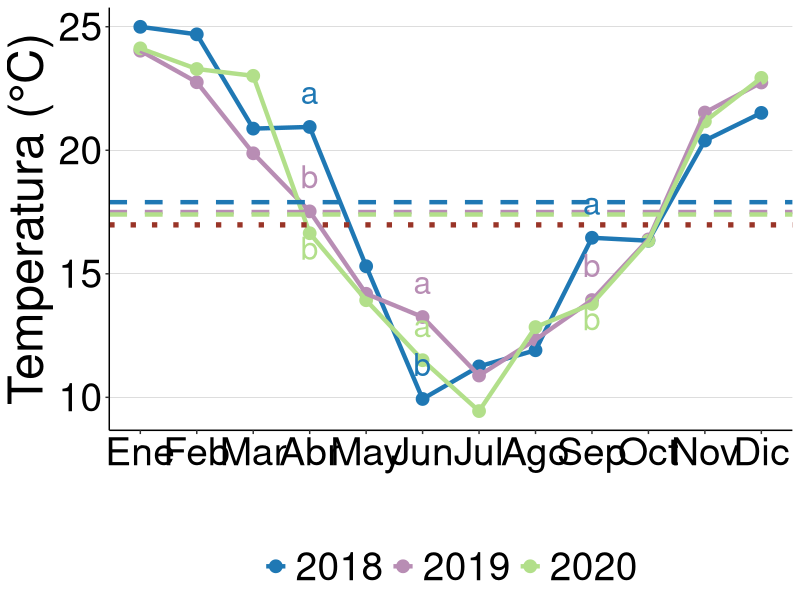
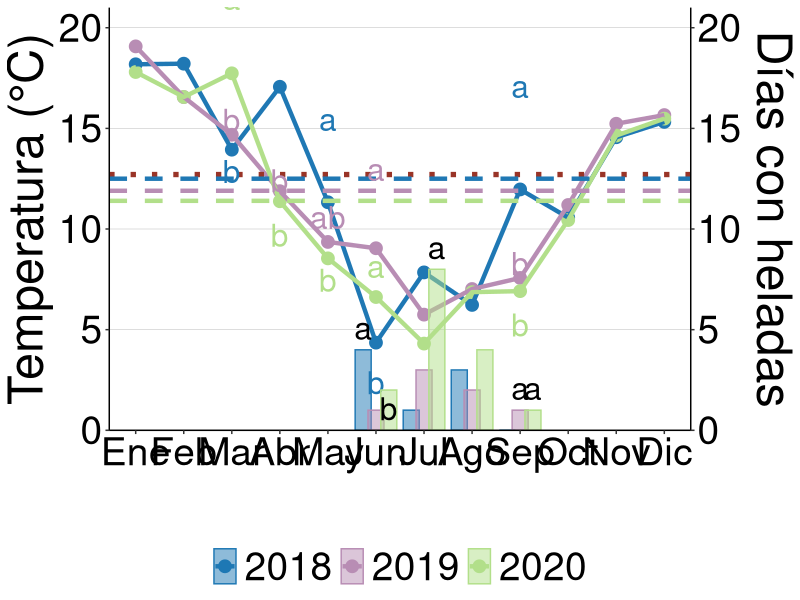
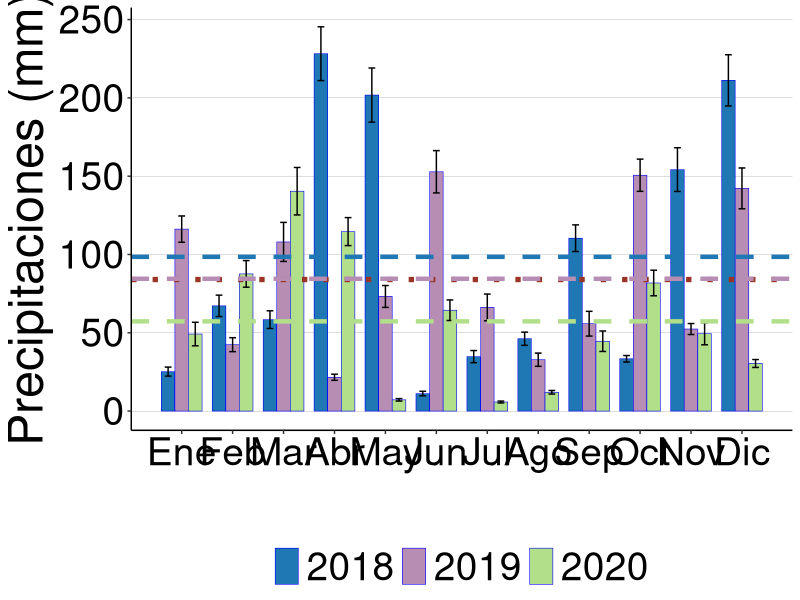

These charts were generated, in order, by the following R code:
## ---- chunk 1
knitr::opts_chunk$set(warning = FALSE, message = FALSE, echo = FALSE)

#Load library
library(readxl)

#Create object "db_met_mor" which contains climate data
db_met_mor <- read_excel("database.xlsx", sheet = "II_M_inta")
#Delete unnecessary columns
db_met_mor<-db_met_mor[,-c(13:28)]

db_met_mor$year<-as.factor(db_met_mor$year)
db_met_mor$date<-as.POSIXct(db_met_mor$date,format="%m-%d-%Y")

db_met_mor$temp_abr<-as.numeric(db_met_mor$temp_abr)
db_met_mor$temp_abr_min<-as.numeric(db_met_mor$temp_abr_min)
db_met_mor$pp_pluv<-as.numeric(db_met_mor$pp_pluv)
# db_met_mor$month<-factor(db_met_mor$month, levels = c("Ene", "Feb", "Mar", "Abr", "May", "Jun", "Jul", "Ago", "Sep", "Oct", "Nov", "Dic"))

## ---- chunk 2
knitr::opts_chunk$set(warning = FALSE, message = FALSE, echo = FALSE)

db_met_mor<-na.omit(db_met_mor)

library(dplyr)
table_met_temp <- db_met_mor %>%
  dplyr::group_by(year, month) %>%
  dplyr::summarise(n=n(),
                   Mean=mean(temp_abr),
                   sd=sd(temp_abr))

table_met_temp_min <- db_met_mor %>%
  dplyr::group_by(year, month) %>%
  dplyr::summarise(n=n(),
                   Mean_min=mean(temp_abr_min),
                   sd_min=sd(temp_abr_min))

table_met_pp_pluv <- db_met_mor %>%
  dplyr::group_by(year, month) %>%
  dplyr::summarise(Mean_pp=sum(pp_pluv),
                   sd_pp=sd(pp_pluv))

datos_unidos1 <- merge(table_met_temp, table_met_temp_min, by = c("month", "year"))
datos_unidos2 <- merge(datos_unidos1, table_met_pp_pluv, by = c("month", "year"))

datos_unidos <- datos_unidos2 %>%
  filter(year %in% c(2018, 2019, 2020))

# table_met_temp_years <- datos_unidos %>% 
#   dplyr::group_by(year) %>%
#   dplyr::summarise(Mean_temp=mean(Mean),
#                    Mean_pp=mean(Mean_pp))

## ---- chunk 3
knitr::opts_chunk$set(warning = FALSE, message = FALSE, echo = FALSE)

library(dplyr)

# Obtener las medias para los meses significativos

medias_abril <- datos_unidos %>% 
  filter(month == 4) %>% 
  group_by(year) %>% 
  summarise(Mean = mean(Mean))

medias_junio <- datos_unidos %>% 
  filter(month == 6) %>% 
  group_by(year) %>% 
  summarise(Mean = mean(Mean))

medias_septiembre <- datos_unidos %>% 
  filter(month == 9) %>% 
  group_by(year) %>% 
  summarise(Mean = mean(Mean))

palette <- c("#1F78B4","#B88DB4",  "#B2DF8A")
library(ggplot2)

gg_month_mor_temp <- ggplot(datos_unidos, aes(x = month, y = Mean, color = year, fill = year, width = 1)) +
    geom_point(size = 4) +
    stat_summary(fun = "mean", size = 1.5, geom = "line") +
    scale_color_manual(values = palette) +
    scale_fill_manual(values = palette) +
    labs(y = "Temperatura (°C)", x = "") +
    theme_classic() +
    theme(panel.grid.major.y = element_line(size = 0.05, color = 'black')) +
    theme(panel.grid.major.x = element_blank()) +
    theme(text = element_text(size = 35, color = 'black')) +
    theme(axis.text = element_text(color = 'black')) +
    theme(legend.position = "bottom") +
    theme(legend.title = element_blank()) +
    scale_x_continuous(breaks = 1:12, labels = c("Ene", "Feb", "Mar", "Abr", "May", "Jun",
                                                 "Jul", "Ago", "Sep", "Oct", "Nov", "Dic")) +
    geom_hline(yintercept = 16.98, color = "#993427", linetype = "dotted", size = 1.8) +
    geom_hline(yintercept = 17.9, color = "#1F78B4", linetype = "dashed", size = 1.5) +
    geom_hline(yintercept = 17.5, color = "#B88DB4", linetype = "dashed", size = 1.5) +
    geom_hline(yintercept = 17.4, color = "#B2DF8A", linetype = "dashed", size = 1.5) +
    
    # Añadir letras de significancia para cada año en abril
    annotate("text", x = 4, y = medias_abril$Mean + c(0, 0, -2), label = c("a", "b", "b"), 
             color = palette, size = 8, vjust = -1) +
    # Añadir letras de significancia para cada año en junio
    annotate("text", x = 6, y = medias_junio$Mean, label = c("b", "a", "a"), 
             color = palette, size = 8, vjust = -1) +
    # Añadir letras de significancia para cada año en septiembre
    annotate("text", x = 9, y = medias_septiembre$Mean + c(0, 0, -2), 
             color = palette, label = c("a", "b", "b"), size = 8, vjust = -1)

gg_month_mor_temp

# # Guardar el gráfico como .TIFF con alta resolución
# ggsave("gg_month_mor_temp", plot = gg_month_mor_temp, device = "tiff", width = 16, height = 8, units = "in", dpi = 300)

# c("Jan", "Feb", "Mar", "Apr", "May", "Jun", "Jul", "Aug", "Sep", "Oct", "Nov", "Dec")

## ---- chunk 4
knitr::opts_chunk$set(warning = FALSE, message = FALSE, echo = FALSE)

#Create object "db_met_mor" which contains climate data
db_hel_mor_i <- read_excel("database.xlsx", sheet = "II_M_heladas")

db_hel_mor <- db_hel_mor_i %>% filter(!is.na(Heladas))

db_hel_mor$year <- as.factor(db_hel_mor$year)

# Calcular la media anual de la temperatura para los años especificados
medias_anuales_min <- datos_unidos %>%
  filter(year %in% c("2018", "2019", "2020")) %>%
  group_by(year) %>%
  summarise(Mean_Anual = mean(Mean_min))

# Obtener las medias para los meses significativos

medias_marzo <- datos_unidos %>% 
  filter(month == 3) %>% 
  group_by(year) %>% 
  summarise(Mean = mean(Mean_min))

medias_abril <- datos_unidos %>% 
  filter(month == 4) %>% 
  group_by(year) %>% 
  summarise(Mean = mean(Mean_min))

medias_mayo <- datos_unidos %>% 
  filter(month == 5) %>% 
  group_by(year) %>% 
  summarise(Mean = mean(Mean_min))

medias_junio <- datos_unidos %>% 
  filter(month == 6) %>% 
  group_by(year) %>% 
  summarise(Mean = mean(Mean_min))

medias_septiembre <- datos_unidos %>% 
  filter(month == 9) %>% 
  group_by(year) %>% 
  summarise(Mean = mean(Mean_min))

palette <- c("#1F78B4","#B88DB4",  "#B2DF8A")
library(ggplot2)
gg_month_mor_temp_min_0<-ggplot(datos_unidos, aes(x = month, y = Mean_min, color = year, fill = year, width = 1)) +
    geom_point(size = 4) +
    stat_summary(fun = "mean", size = 1.5, geom = "line") +
    scale_color_manual(values = palette) +
    scale_fill_manual(values = palette) +
    # facet_grid(year ~ .) +
    labs(y = "Temperatura (°C)", x = "") +
    theme_classic() +
    theme(panel.grid.major.y = element_line(size = 0.05, color = 'black')) +
    theme(panel.grid.major.x = element_blank()) +
    theme(text = element_text(size = 35, color = 'black')) +
    theme(axis.text = element_text(color = 'black')) +
    theme(legend.position = "bottom") +
    theme(legend.title=element_blank())+
    scale_x_continuous(breaks = 1:12, labels = c("Ene", "Feb", "Mar", "Abr", "May", "Jun",
                                                 "Jul", "Ago", "Sep", "Oct", "Nov", "Dic"))+
    geom_hline(yintercept = 12.708, color = "#993427", linetype = "dotted", size = 1.8)+
    geom_hline(yintercept = 12.5      , color = "#1F78B4", linetype = "dashed", size = 1.5) +
    geom_hline(yintercept = 11.9     , color = "#B88DB4", linetype = "dashed", size = 1.5) +
    geom_hline(yintercept = 11.4  , color = "#B2DF8A", linetype = "dashed", size = 1.5)  +
    
    # Añadir letras de significancia para cada año en marzo
    annotate("text", x = 3, y = medias_marzo$Mean + c(-2.8, -1, 2), label = c("b", "b", "a"), 
             color = palette, size = 8, vjust = -1) +
    # Añadir letras de significancia para cada año en abril
    annotate("text", x = 4, y = medias_abril$Mean + c(3.4, -1.2, -3.4), label = c("a", "b", "b"), 
             color = palette, size = 8, vjust = -1) +
    # Añadir letras de significancia para cada año en mayo
    annotate("text", x = 5, y = medias_mayo$Mean + c(2.4,-0.5, -2.8), label = c("a", "ab", "b"), 
             color = palette, size = 8, vjust = -1) +
    # Añadir letras de significancia para cada año en junio
    annotate("text", x = 6, y = medias_junio$Mean + c(-3.7,2.2, -0.2), label = c("b", "a", "a"), 
             color = palette, size = 8, vjust = -1) +
    # Añadir letras de significancia para cada año en septiembre
    annotate("text", x = 9, y = medias_septiembre$Mean + c(3.4, -1, -3.4), label = c("a", "b", "b"), 
             color = palette, size = 8, vjust = -1)

heladas_junio <- db_hel_mor %>%
  filter(month == 6) %>%
  group_by(year) %>%
  summarise(Heladas = max(Heladas, na.rm = TRUE))

heladas_julio <- db_hel_mor %>%
  filter(month == 7) %>%
  group_by(year) %>%
  summarise(Heladas = max(Heladas, na.rm = TRUE))

heladas_septiembre <- db_hel_mor %>%
  filter(month == 9) %>%
  group_by(year) %>%
  summarise(Heladas = max(Heladas, na.rm = TRUE))

# Ajustar la posición x para que coincida con las barras esquivadas
dodge_width <- 0.8  # El mismo valor que usas en position_dodge para las barras

# Calcular la posición x para cada año dentro de cada mes
x_positions <- c(6, 7, 9)  # Meses en los que quieres añadir letras
years <- levels(db_hel_mor$year)  # Asegúrate de que db_hel_mor$year es un factor
x_dodge <- seq(-dodge_width/3, dodge_width/3, length.out = length(years))

# Crear una función para generar las posiciones x correctas
get_x_positions <- function(month) {
  rep(month + x_dodge, each = 1)
}

# Definir las etiquetas y colores por año y mes
labels <- list(
  c("a", "b", "b"),  # Junio
  c("c", "b", "a"),  # Julio
  c("b", "a", "a")   # Septiembre
)

list_x <- list(c(get_x_positions(6), get_x_positions(7), get_x_positions(9)))
list_y <- list(c((heladas_junio$Heladas) + c(0, -3, -2),
                 (heladas_julio$Heladas) + c(-7, -5, 0),
                 (heladas_septiembre$Heladas) + c(-1, 0, 0)) + 0.5)

# # Añadir las anotaciones considerando las posiciones esquivadas
gg_month_mor_temp_min <- gg_month_mor_temp_min_0 +
  geom_bar(data = db_hel_mor,
           aes(x = month, y = Heladas, fill = year),
           stat = "identity",
           alpha = 0.5,
           position = position_dodge(width = 0.8),
           width = 0.7) +

  scale_y_continuous(
    name = "Temperatura (°C)",
    sec.axis = sec_axis(~ ., name = "Días con heladas"),
    limits = c(0, 21),
    expand = c(0, 0)
  ) +

  # Añadir letras de significancia para cada año en las barras de heladas
  annotate("text",
           x = unlist(list_x),
           y = unlist(list_y),
           label = unlist(labels),
           color = "black",  # Cambia el color a negro para todas las letras
           size = 8,
           vjust = 0)

gg_month_mor_temp_min

# ggsave("gg_month_mor_temp_min", plot = gg_month_mor_temp_min, device = "tiff", width = 16, height = 8, units = "in", dpi = 300)

## ---- chunk 5
knitr::opts_chunk$set(warning = FALSE, message = FALSE, echo = FALSE)

gg_month_mor_pp<-ggplot(datos_unidos, aes(x = month, y = Mean_pp, color = year, fill = year, width = 0.8)) +
    stat_summary(aes(y = Mean_pp), fun = "mean", size = .2, geom = "bar", position = position_dodge(0.8), color = "blue") +
    geom_errorbar(aes(ymin = Mean_pp - sd_pp, ymax = Mean_pp + sd_pp), width = .4, position = position_dodge(0.8), color = "black") +
    scale_color_manual(values = palette) +
    scale_fill_manual(values = palette) +
    # facet_grid(year ~ .) +
    labs(y = "Precipitaciones (mm)", x = "") +
    theme_classic() +
    theme(panel.grid.major.y = element_line(size = 0.05, color = 'black')) +
    theme(panel.grid.major.x = element_blank()) +
    theme(text = element_text(size = 35, color = 'black')) +
    theme(axis.text = element_text(color = 'black')) +
    theme(legend.position = "bottom") +
    theme(legend.title=element_blank())+
    scale_x_continuous(breaks = 1:12, labels = c("Ene", "Feb", "Mar", "Abr", "May", "Jun",
                                                 "Jul", "Ago", "Sep", "Oct", "Nov", "Dic"))+
    geom_hline(yintercept = 84, color = "#993427", linetype = 3, size = 1.8)+
   geom_hline(yintercept = 98.5      , color = "#1F78B4", linetype = "dashed", size = 1.5) +
   geom_hline(yintercept = 84.5     , color = "#B88DB4", linetype = "dashed", size = 1.5) +
   geom_hline(yintercept = 57.3  , color = "#B2DF8A", linetype = "dashed", size = 1.5)

gg_month_mor_pp

# ggsave("gg_month_mor_pp", plot = gg_month_mor_pp, device = "tiff", width = 16, height = 8, units = "in", dpi = 300)

